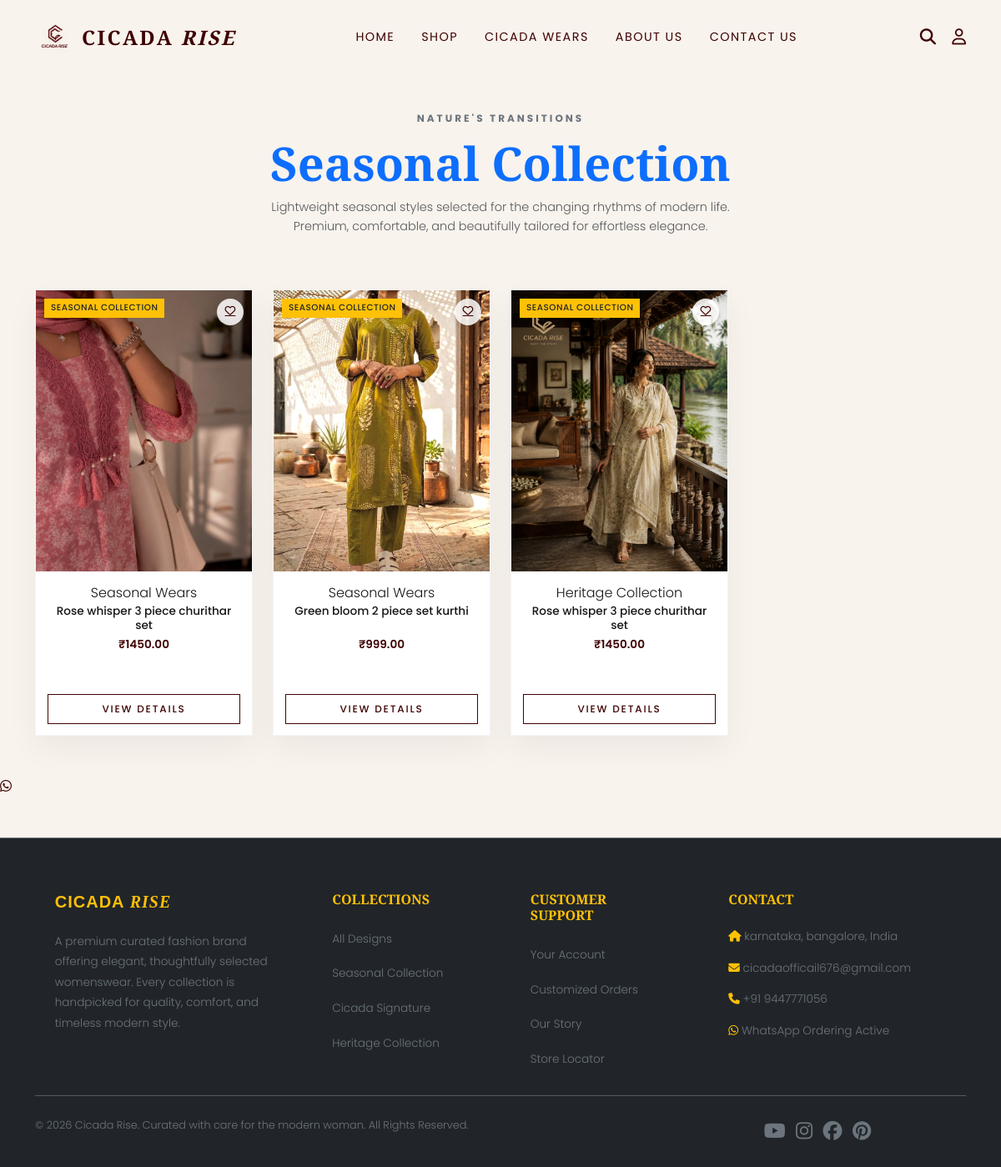
The app's page /seasonal-wears/, older data.
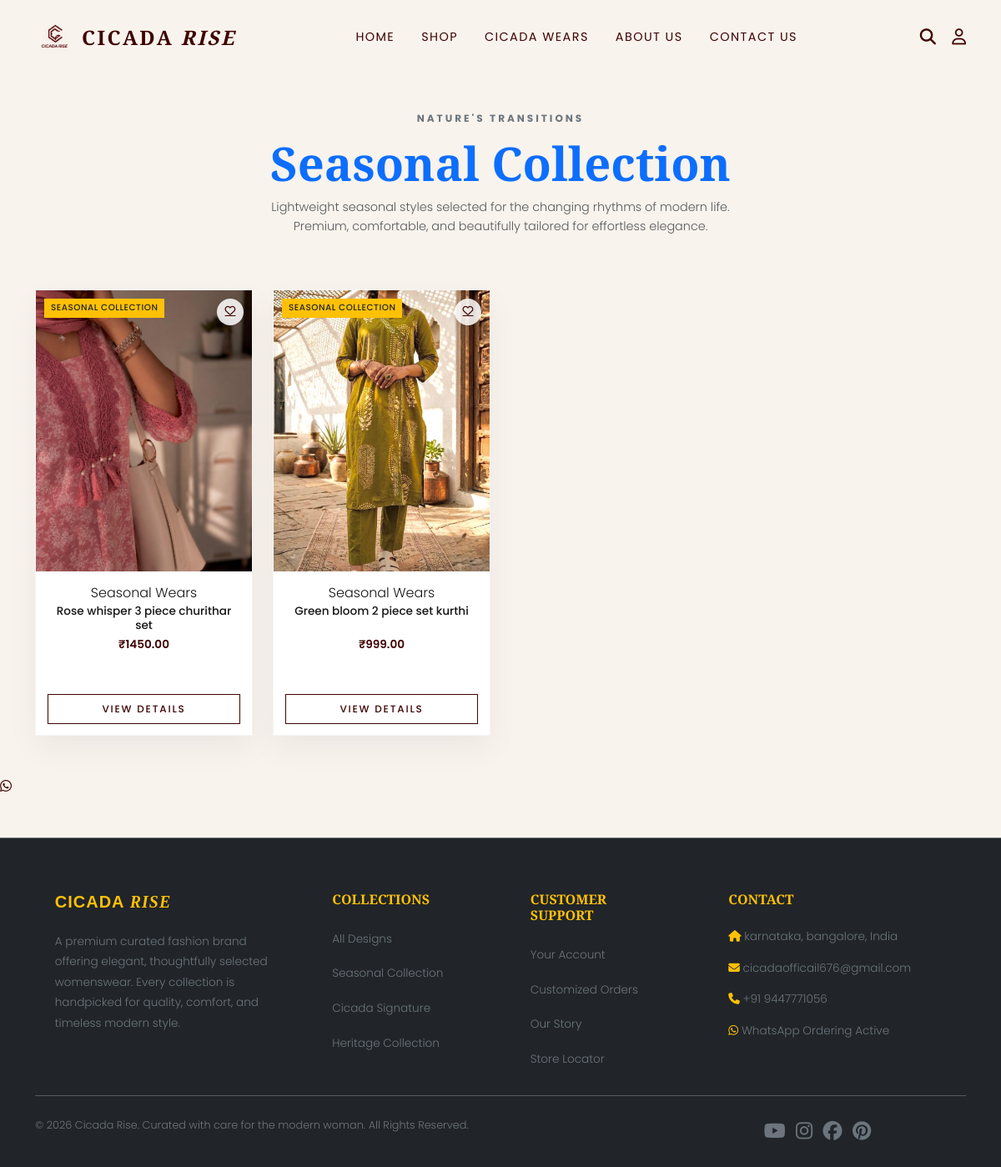
The same page, newer data.
### store/models.py (models this page shows, shortened)
class Product(models.Model):
    COLLECTION_CHOICES = [
        ("Heritage Collection", "Heritage Collection"),
        ("Cicada Signature", "Cicada Signature"),
        ("Curated Essentials", "Curated Essentials")
    ]
    category = models.ForeignKey(Category, on_delete=models.CASCADE, related_name='products')
    name = models.CharField(max_length=200)
    slug = models.SlugField(max_length=250, unique=True, blank=True)
    sku = models.CharField(max_length=50, unique=True, verbose_name="Product Code")
    description = models.TextField()
    base_price = models.DecimalField(max_digits=10, decimal_places=2)
    sale_price = models.DecimalField(max_digits=10, decimal_places=2, null=True, blank=True, help_text="Promotional discounted price")
    shipping_charge = models.DecimalField(max_digits=10, decimal_places=2, default=0.00, verbose_name="Shipping Charge")
    fabric_details = models.TextField(blank=True)
    care_instructions = models.TextField(blank=True)
    collection = models.CharField(max_length=100, default="Cicada Signature", choices=COLLECTION_CHOICES)
    is_featured = models.BooleanField(default=False)
    is_seasonal = models.BooleanField(default=False)
    is_cicada_wear = models.BooleanField(default=False)
    created_at = models.DateTimeField(auto_now_add=True)
    updated_at = models.DateTimeField(auto_now=True)
    @property
    def price(self):
        if self.sale_price is not None:
            return self.sale_price
        return self.base_price
    @property
    def primary_image_url(self):
        all_imgs = list(self.images.all())
        primary_img = next((img for img in all_imgs if img.is_primary), None) or (all_imgs[0] if all_imgs else None)
        if primary_img and primary_img.image:
            try:
                return primary_img.image.url
            except Exception:
                return "/static/store/images/veranda.jpg"
        return "/static/store/images/veranda.jpg"

class ProductImage(models.Model):
    product = models.ForeignKey(Product, on_delete=models.CASCADE, related_name='images')
    image = models.ImageField(upload_to='products/')
    is_primary = models.BooleanField(default=False)

class Category(models.Model):
    name = models.CharField(max_length=100)
    slug = models.SlugField(max_length=120, unique=True, blank=True)
    description = models.TextField(blank=True)
    image = models.ImageField(upload_to='categories/', blank=True, null=True)
    is_active = models.BooleanField(default=True)
    class Meta:
        verbose_name_plural = "Categories"

### store/views.py (the view)
# urls.py: path('seasonal-wears/', views.seasonal_wears, name='seasonal_wears'),
def seasonal_wears(request):
    products = Product.objects.filter(is_seasonal=True).prefetch_related('images')
    return render(request, 'store/seasonal_wears.html', {'products': products})

### store/templates/store/seasonal_wears.html (shortened to what this page needs)
{% extends 'store/base.html' %}
{% load static %}
{% block content %}
<div class="container py-5">
    <div class="row mb-5">
        <div class="col-12 text-center">
            <span class="text-uppercase text-secondary tracking-widest font-body fw-bold" style="font-size: 0.75rem; letter-spacing: 0.25em;">Nature's Transitions</span>
            <h1 class="font-display display-4 text-primary mt-2">Seasonal Collection</h1>
            <p class="text-muted mx-auto" style="font-size:0.9rem; max-width: 600px;">
                Lightweight seasonal styles selected for the changing rhythms of modern life. Premium, comfortable, and beautifully tailored for effortless elegance.
            </p>
        </div>
    </div>
    <div class="row row-cols-2 row-cols-lg-4 g-3 g-md-4">
        {% for prod in products %}
            <div class="col">
                <div class="product-card" id="product-card-seasonal-{{ prod.id }}">
                    <div class="product-image-wrapper">
                        <img src="{{ prod.primary_image_url }}" alt="{{ prod.name }}" class="product-img">
                        <span class="product-badge bg-warning text-dark">Seasonal Collection</span>
                        {% if user.is_authenticated %}
                            <button class="product-wishlist-btn"
                                    hx-post="{% url 'toggle_wishlist' prod.id %}"
                                    hx-swap="innerHTML"
                                    title="Save to Wishlist"
                                    id="wishlist-btn-seasonal-{{ prod.id }}">
                                <i class="far fa-heart"></i>
                            </button>
                        {% else %}
                            <a href="{% url 'login' %}?next={{ request.path }}" class="product-wishlist-btn" title="Save to Wishlist" id="wishlist-login-btn-seasonal-{{ prod.id }}"><i class="far fa-heart"></i></a>
                        {% endif %}
                    </div>
                    <div class="product-card-body">
                        <span class="product-card-category">{{ prod.category.name }}</span>
                        <h3 class="product-card-title"><a href="{% url 'product_detail' prod.slug %}">{{ prod.name }}</a></h3>
                        <div class="product-card-price mb-2">₹{{ prod.base_price|floatformat:2 }}</div>
                        <div class="mt-auto">
                            <a href="{% url 'product_detail' prod.slug %}" class="btn btn-premium-outline btn-sm w-100 py-2" style="font-size:0.75rem;" id="product-details-link-seasonal-{{ prod.id }}">View Details</a>
                        </div>
                    </div>
                </div>
            </div>
        {% endfor %}
    </div>
</div>
{% endblock %}

### store/templates/store/base.html (shortened to what this page needs)
{% load static %}
<!DOCTYPE html>
<html lang="en">
<head>
    <link href="https://cdn.jsdelivr.net/npm/bootstrap@5.3.2/dist/css/bootstrap.min.css" rel="stylesheet">
    <link href="https://cdnjs.cloudflare.com/ajax/libs/font-awesome/6.4.2/css/all.min.css" rel="stylesheet">
    <link rel="stylesheet" href="{% static 'store/css/style.css' %}">
    <link rel="stylesheet" href="{% static 'store/css/luxury-preloader.css' %}">
</head>
<body hx-headers='{"X-CSRFToken": "{{ csrf_token }}"}'>
    <nav class="navbar navbar-expand-lg navbar-light fixed-top navbar-custom py-3">
        <div class="container">
      <a class="navbar-brand d-flex align-items-center" href="{% url 'home' %}" id="brand-logo-link">
    <img src="{% static 'store/images/cicadaimg.png' %}"
         alt="Cicada Rise Logo"
         class="me-2"
         style="width:48px; height:48px; object-fit:contain;">
    <span class="font-display fw-bold fs-4 tracking-wider"
          style="letter-spacing:0.1em; color:var(--primary);">
        CICADA <span style="font-style: italic;">RISE</span>
    </span>
</a>
            <div class="collapse navbar-collapse" id="navbarContent">
                <ul class="navbar-nav mx-auto mb-2 mb-lg-0">
                    <li class="nav-item">
                        <a class="nav-link nav-link-custom" href="{% url 'home' %}" id="nav-home">Home</a>
                    </li>
                    <li class="nav-item">
                        <a class="nav-link nav-link-custom" href="{% url 'shop' %}" id="nav-shop">Shop</a>
                    </li>
                    <li class="nav-item">
                        <a class="nav-link nav-link-custom" href="{% url 'cicada_wears' %}" id="nav-cicada">Cicada Wears</a>
                    </li>
                    <li class="nav-item">
                        <a class="nav-link nav-link-custom" href="{% url 'about' %}" id="nav-about">About Us</a>
                    </li>
                    <li class="nav-item">
                        <a class="nav-link nav-link-custom" href="{% url 'contact' %}" id="nav-contact">Contact Us</a>
                    </li>
                </ul>
                <div class="navbar-icons d-flex align-items-center">
                    <a href="{% url 'shop' %}" title="Search products" id="nav-search-icon"><i class="fa-solid fa-magnifying-glass"></i></a>
                    {% if user.is_authenticated %}
                        {% if user.is_staff %}
                            <a href="{% url 'admin_dashboard' %}" title="Admin Dashboard" id="nav-dashboard-icon" class="text-warning"><i class="fa-solid fa-chart-line"></i></a>
                        {% endif %}
                        <a href="{% url 'wishlist' %}" title="Wishlist" id="nav-wishlist-icon">
                            <i class="fa-regular fa-heart"></i>
                            <span class="badge-count wishlist-count-badge" style="display: {% if wishlist_count > 0 %}flex{% else %}none{% endif %};">{{ wishlist_count }}</span>
                        </a>
                        <a href="{% url 'cart' %}" title="Shopping Cart" id="nav-cart-icon">
                            <i class="fa-solid fa-bag-shopping"></i>
                            <span class="badge-count cart-count-badge" style="display: {% if cart_count > 0 %}flex{% else %}none{% endif %};">{{ cart_count }}</span>
                        </a>
                        <a href="{% url 'profile' %}" title="Customer Profile" id="nav-profile-icon"><i class="fa-regular fa-user"></i></a>
                        <a href="{% url 'logout' %}" title="Log Out" id="nav-logout-icon"><i class="fa-solid fa-arrow-right-from-bracket"></i></a>
                    {% else %}
                        <a href="{% url 'login' %}" title="Sign In" id="nav-login-icon"><i class="fa-regular fa-user"></i></a>
                    {% endif %}
                </div>
            </div>
        </div>
    </nav>
    <div style="height: 80px;"></div>
    <main>
        {% block content %}{% endblock %}
    </main>
    <a href="https://api.whatsapp.com/send?phone=919447771056&text=Hi%21%20I%27m%20interested%20in%20shopping%20from%20Cicada%20Rise.%20Can%20you%20assist%20me%3F"
       target="_blank"
       class="floating-whatsapp"
       title="Chat with us on WhatsApp"
       id="floating-whatsapp-btn">
        <i class="fa-brands fa-whatsapp"></i>
    </a>
    <footer class="bg-dark text-light pt-5 pb-4 mt-5 border-top border-secondary">
        <div class="container text-md-left">
            <div class="row text-md-left">
                <div class="col-md-3 col-lg-3 col-xl-3 mx-auto mt-3">
<h5 class="mb-4 font-weight-bold text-warning" style="letter-spacing:0.05em;">
    <span style="font-family:'Jost', sans-serif;">CICADA</span>
    <span style="font-family:'Cormorant Garamond', serif; font-style:italic; font-weight:600;">
        RISE
    </span>
</h5>                   <p class="text-secondary" style="font-size: 0.85rem; line-height: 1.8;">
                        A premium curated fashion brand offering elegant, thoughtfully selected womenswear. Every collection is handpicked for quality, comfort, and timeless modern style.
                    </p>
                </div>
                <div class="col-md-2 col-lg-2 col-xl-2 mx-auto mt-3">
                    <h6 class="text-uppercase mb-4 font-weight-bold text-warning font-display" style="font-size: 1rem;">Collections</h6>
                    <p><a href="{% url 'shop' %}" class="text-secondary text-decoration-none hover-gold" style="font-size: 0.85rem;">All Designs</a></p>
                    <p><a href="{% url 'seasonal_wears' %}" class="text-secondary text-decoration-none hover-gold" style="font-size: 0.85rem;">Seasonal Collection</a></p>
                    <p><a href="{% url 'cicada_wears' %}" class="text-secondary text-decoration-none hover-gold" style="font-size: 0.85rem;">Cicada Signature</a></p>
                    <p><a href="{% url 'shop' %}?category=heritage-collection" class="text-secondary text-decoration-none hover-gold" style="font-size: 0.85rem;">Heritage Collection</a></p>
                </div>
                <div class="col-md-3 col-lg-2 col-xl-2 mx-auto mt-3">
                    <h6 class="text-uppercase mb-4 font-weight-bold text-warning font-display" style="font-size: 1rem;">Customer Support</h6>
                    <p><a href="{% url 'profile' %}" class="text-secondary text-decoration-none hover-gold" style="font-size: 0.85rem;">Your Account</a></p>
                    <p><a href="{% url 'contact' %}" class="text-secondary text-decoration-none hover-gold" style="font-size: 0.85rem;">Customized Orders</a></p>
                    <p><a href="{% url 'about' %}" class="text-secondary text-decoration-none hover-gold" style="font-size: 0.85rem;">Our Story</a></p>
                    <p><a href="{% url 'contact' %}" class="text-secondary text-decoration-none hover-gold" style="font-size: 0.85rem;">Store Locator</a></p>
                </div>
                <div class="col-md-4 col-lg-3 col-xl-3 mx-auto mt-3">
                    <h6 class="text-uppercase mb-4 font-weight-bold text-warning font-display" style="font-size: 1rem;">Contact</h6>
                    <p class="text-secondary" style="font-size: 0.85rem;"><i class="fas fa-home mr-3 text-warning"></i> karnataka, bangalore, India</p>
                    <p class="text-secondary" style="font-size: 0.85rem;"><i class="fas fa-envelope mr-3 text-warning"></i> cicadaofficail676@gmail.com</p>
                    <p class="text-secondary" style="font-size: 0.85rem;"><i class="fas fa-phone mr-3 text-warning"></i> +91 9447771056</p>
                    <p class="text-secondary" style="font-size: 0.85rem;"><i class="fa-brands fa-whatsapp mr-3 text-warning"></i> WhatsApp Ordering Active</p>
                </div>
            </div>
            <hr class="mb-4 bg-secondary">
            <div class="row align-items-center">
                <div class="col-md-7 col-lg-8">
                    <p class="text-secondary" style="font-size: 0.8rem;">
                        © 2026 Cicada Rise. Curated with care for the modern woman. All Rights Reserved.
                    </p>
                </div>
                <div class="col-md-5 col-lg-4">
                    <div class="text-center text-md-right">
                        <ul class="list-unstyled list-inline mb-0">
                            <li class="list-inline-item">
                                <a href="https://www.youtube.com/@cicadarise_official" target="_blank" class="btn-floating btn-sm text-secondary" style="font-size: 23px;" id="youtube-link-footer" title="YouTube Channel"><i class="fab fa-youtube"></i></a>
                            </li>
                            <li class="list-inline-item">
                                <a href="https://www.instagram.com/cicadarise_official/" class="btn-floating btn-sm text-secondary" style="font-size: 23px;" id="instagram-link-footer"><i class="fab fa-instagram"></i></a>
                            </li>
                            <li class="list-inline-item">
                                <a href="https://www.facebook.com/profile.php?id=61590175301557" class="btn-floating btn-sm text-secondary" style="font-size: 23px;" id="facebook-link-footer"><i class="fab fa-facebook"></i></a>
                            </li>
                            <li class="list-inline-item">
                                <a href="https://in.pinterest.com/cicadaofficial676" class="btn-floating btn-sm text-secondary" style="font-size: 23px;" id="pinterest-link-footer"><i class="fab fa-pinterest"></i></a>
                            </li>
                        </ul>
                    </div>
                </div>
            </div>
        </div>
    </footer>
</body>
</html>

Row changes from the older to the newer data that the page shows:
removed Product: shows a picture, category.name "Heritage Collection", name "Rose whisper 3 piece churithar set", base_price "1450.00"
